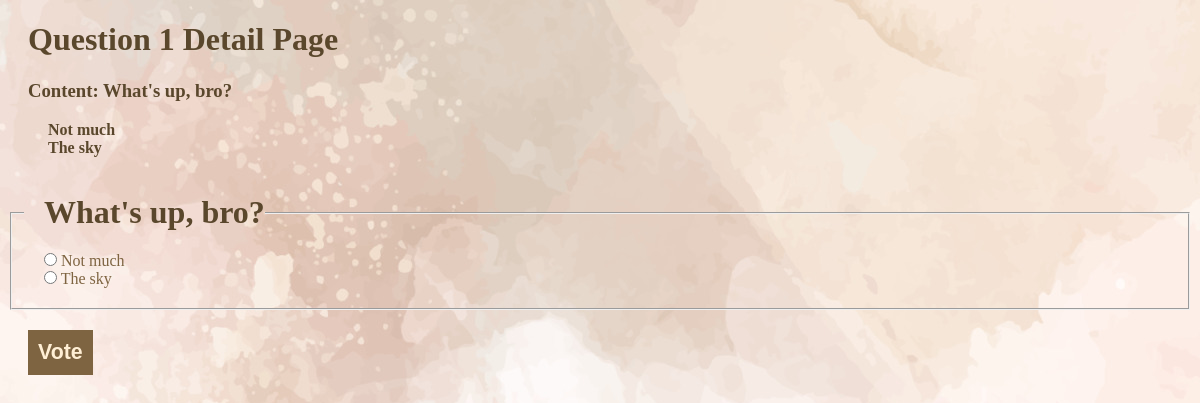
The page /polls/1/ on the database its author committed.
### polls/models.py (models this page shows, shortened)
class Question(models.Model):
    question_text = models.CharField(max_length=200)
    pub_date = models.DateTimeField("date published")
    def __str__(self) :
        return self.question_text

class Choice(models.Model):
    question = models.ForeignKey(Question, on_delete=models.CASCADE)
    choice_text = models.CharField(max_length=200)
    votes = models.IntegerField(default=0)

### polls/views.py (the view)
# urls.py: path("<int:pk>/", views.DetailView.as_view(), name="detail"),
class DetailView(generic.DetailView):
    model = Question
    template_name = "polls/detail.html"
    def get_queryset(self):
        return Question.objects.filter(pub_date__lte=timezone.now())

### polls/templates/polls/detail.html (shortened to what this page needs)
{% load static %}
<!DOCTYPE html>
<html lang="en-US">
    <head>
        <link rel="stylesheet" href="{% static 'polls/style.css' %}">
    </head>
    <body>
        <h1>  Question {{question.id}} Detail Page</h1>
        <h3>  Content: {{ question }}</h3>
        <ul>
            {% for choice in question.choice_set.all %}
            <li>{{choice.choice_text}}</li>
            {% endfor %}
        </ul>
        <form action="{% url 'polls:vote' question.id %}" method="post">
            <fieldset>
                <legend><h1>{{ question.question_text }}</h1></legend>
                {% for choice in question.choice_set.all %}
                <input type="radio" class="radioChoice" name="choice" id="choice{{ forloop.counter}}" value="{{ choice.id }}">
                <label for="choice{{ forloop.counter }}"> {{choice.choice_text}} </label> <br>
                {% endfor %}
            </fieldset>
            <input type="submit"  value="Vote">
        </form>
    </body>
</html>

### polls/static/polls/style.css (style rules this page uses)
h1, h3 { margin-left: 20px; color: rgb(90, 71, 44); }
li a, label { color: rgb(126, 100, 65); font-size: 18; }
li { color: rgb(90, 71, 44); list-style: none; font-weight: bold; }
input, .voteAgain { color: papayawhip; background-color: rgb(126, 100, 65); font-weight: bold; font-size: 16pt; border: none; margin-left: 20px; margin-top: 20px; padding: 10px; }
.radioChoice { margin: 0; margin-left: 20px; padding: 0; }
fieldset { padding-top: 0px; margin-top: 0; padding-bottom: 20px; }
legend { padding: 0; margin-bottom: 0; }
body { background:white url("images/background.jpg") no-repeat; }

### rows shown on the page
Question: id "1", question_text "What's up, bro?"
Choice: choice_text "Not much"
Choice: choice_text "The sky"
